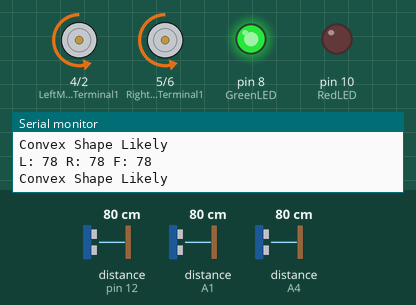
Bench run of a sketch on a simulated Arduino Uno, built with avr-gcc and run on an emulated ATmega328P. Parts: motor-driver pin pairs drawn as motors (green arrow = first pin HIGH = forward, orange = second pin HIGH = backward, longer = more drive, scaled by the enable pin), output pins drawn as LEDs (lit = HIGH), the last lines printed to the serial monitor. Wiring (inferred from the names in the program): 3 × ultrasonic range finder: trigger pin 11, echo pin 12 / trigger A3, echo A1 / trigger A5, echo A4. Inputs (shaded band) come from the test bench; at power-on: distance to the obstacle (sensors on A4, pin 12, A1) 80 cm. The echo pulse lasts 58.3 µs per cm; pins used as bus, display or sensor lines are not drawn.

Above: at 1.8 s.
1.9 s: distance to the obstacle (sensor on A4) set to 2 cm
At 4.0 s:
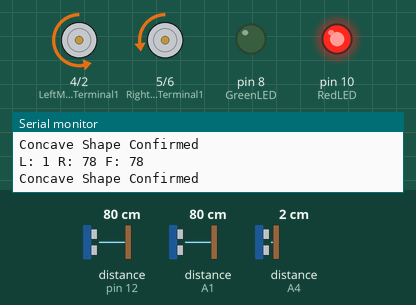
4.3 s: distance to the obstacle (sensor on A4) set to 60 cm
At 5.7 s:
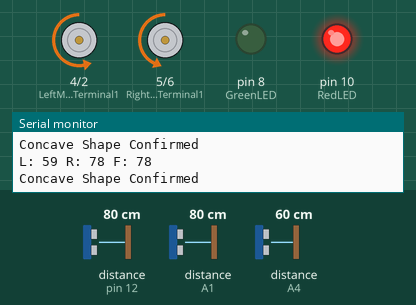
6.0 s: distance to the obstacle (sensor on A4) set to 120 cm
At 6.6 s:
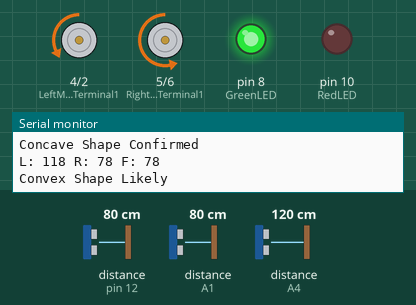
7.7 s: distance to the obstacle (sensor on A4) set to 250 cm
At 9.1 s:
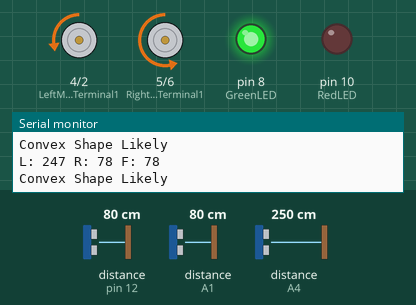
9.6 s: distance to the obstacle (sensor on A4) set to 47 cm
At 10.6 s:
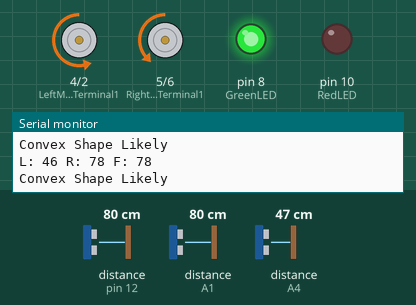
Timing chart, 0 to 12.6 s (numbered marks = the images above; inputs shaded):
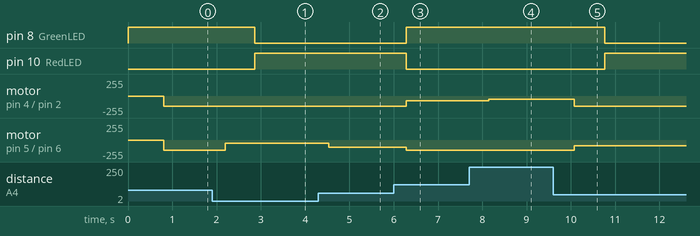

Measured:
- after the input at 1.9 s, pin 8 (GreenLED): HIGH → LOW after 0.96 s; pin 10 (RedLED): LOW → HIGH after 0.96 s; motor on pin 5 (RightMotor_Terminal1) / pin 6 (RightMotor_Terminal2): backward 150/255 → backward 50/255 after 0.30 s
- after the input at 4.3 s, motor on pin 5 (RightMotor_Terminal1) / pin 6 (RightMotor_Terminal2): backward 50/255 → backward 112/255 after 0.23 s
- after the input at 6.0 s, pin 8 (GreenLED): LOW → HIGH after 0.29 s; pin 10 (RedLED): HIGH → LOW after 0.29 s; motor on pin 4 (LeftMotor_Terminal1) / pin 2 (LeftMotor_Terminal2): backward 150/255 → backward 70/255 after 0.29 s; motor on pin 5 (RightMotor_Terminal1) / pin 6 (RightMotor_Terminal2): backward 112/255 → backward 150/255 after 0.29 s
- after the input at 7.7 s, motor on pin 4 (LeftMotor_Terminal1) / pin 2 (LeftMotor_Terminal2): backward 70/255 → backward 50/255 after 0.45 s
- after the input at 9.6 s, pin 8 (GreenLED): HIGH → LOW after 1.2 s; pin 10 (RedLED): LOW → HIGH after 1.2 s; motor on pin 4 (LeftMotor_Terminal1) / pin 2 (LeftMotor_Terminal2): backward 50/255 → backward 150/255 after 0.48 s; motor on pin 5 (RightMotor_Terminal1) / pin 6 (RightMotor_Terminal2): backward 150/255 → backward 86/255 after 0.48 s

The sketch:

fdp_code.ino
```cpp
// --- Pin Configuration ---
int LeftSensor_Trig = A5;
int LeftSensor_Echo = A4;
int RightSensor_Trig = 11;
int RightSensor_Echo = 12;
int FrontSensor_Trig = A3;
int FrontSensor_Echo = A1;
int RedLED = 10;
int GreenLED = 8;

int Enable1Left = 3;
int Enable2Right = 9;
int LeftMotor_Terminal2 = 2;
int LeftMotor_Terminal1 = 4;
int RightMotor_Terminal2 = 6;
int RightMotor_Terminal1 = 5;

// --- Variables ---
int initialSideDistance = 0;
bool concaveDetected = false;
String ShapeLocation = "";
int FrontDistanceInitially;
float Kp = 3.0, Ki = 0, Kd = 1.2;
float errorSum = 0;
float previousError = 0;
float integralMax = 50; // Anti-windup limit
int shapeConfirmCounter = 0;
const int confirmThreshold = 3;
const int filterSamples = 5;
const int baseSpeed = 150;
const int turnSpeedBase = 150;   // Base speed for turning
const int turnSpeedDiffMax = 100;    // Max speed difference for sharp turns
int sideThreshold = 5; // Threshold for significant change to avoid noise

void setup() {
  Serial.begin(9600);

  // Set pin modes
  pinMode(LeftSensor_Trig, OUTPUT); pinMode(LeftSensor_Echo, INPUT);
  pinMode(RightSensor_Trig, OUTPUT); pinMode(RightSensor_Echo, INPUT);
  pinMode(FrontSensor_Trig, OUTPUT); pinMode(FrontSensor_Echo, INPUT);
  pinMode(Enable1Left, OUTPUT); pinMode(Enable2Right, OUTPUT);
  pinMode(LeftMotor_Terminal1, OUTPUT); pinMode(LeftMotor_Terminal2, OUTPUT);
  pinMode(RightMotor_Terminal1, OUTPUT); pinMode(RightMotor_Terminal2, OUTPUT);
  pinMode(RedLED, OUTPUT); pinMode(GreenLED, OUTPUT);

  digitalWrite(Enable1Left, HIGH);
  digitalWrite(Enable2Right, HIGH);
  digitalWrite(GreenLED, HIGH);
  stopMotors();
  delay(500);

  FrontDistanceInitially = getFilteredDistance(FrontSensor_Trig, FrontSensor_Echo);
  int LeftDistanceInitially = getFilteredDistance(LeftSensor_Trig, LeftSensor_Echo);
  int RightDistanceInitially = getFilteredDistance(RightSensor_Trig, RightSensor_Echo);

  if (RightDistanceInitially < LeftDistanceInitially) {
    initialSideDistance = RightDistanceInitially;
    Serial.println("Shape is in Right Side");
    ShapeLocation = "Right";
  } else {
    initialSideDistance = LeftDistanceInitially;
    Serial.println("Shape is in Left Side");
    ShapeLocation = "Left";
  }
}

void loop() {
  int LeftDistance = getFilteredDistance(LeftSensor_Trig, LeftSensor_Echo);
  int RightDistance = getFilteredDistance(RightSensor_Trig, RightSensor_Echo);
  int FrontDistance = getFilteredDistance(FrontSensor_Trig, FrontSensor_Echo);

  Serial.print("L: "); Serial.print(LeftDistance);
  Serial.print(" R: "); Serial.print(RightDistance);
  Serial.print(" F: "); Serial.println(FrontDistance);

  float error = 0;
  if (ShapeLocation == "Left") {
    error = initialSideDistance - LeftDistance;
  } else {
    error = RightDistance - initialSideDistance;
  }

  bool significantSideChange = abs(error) > sideThreshold;
  bool frontObstacleClose = FrontDistance < FrontDistanceInitially - sideThreshold;

  if (ShapeLocation == "Left") {
    if (significantSideChange && LeftDistance > initialSideDistance + sideThreshold) {
      concaveDetected = false;
      shapeConfirmCounter = 0;
      smoothTurnLeft(abs(LeftDistance - initialSideDistance));
    }
    else if (significantSideChange && LeftDistance < initialSideDistance - sideThreshold) {
      concaveDetected = true;
      shapeConfirmCounter++;
      smoothTurnRight(abs(LeftDistance - initialSideDistance));
    }
    else if (frontObstacleClose) {
      concaveDetected = true;
      shapeConfirmCounter++;
      stopMotors();
      digitalWrite(GreenLED, LOW);
      digitalWrite(RedLED, HIGH);
      smoothTurnRight(turnSpeedDiffMax);
      while (true) {
        stopMotors();
      }

    }
    else {
      concaveDetected = false;
      shapeConfirmCounter = 0;
      float correction = pidCorrection(error);
      moveForwardPID(correction);
    }
  }
  else if (ShapeLocation == "Right") {
    if (significantSideChange && RightDistance > initialSideDistance + sideThreshold) {
      concaveDetected = false;
      shapeConfirmCounter = 0;
      smoothTurnRight(abs(RightDistance - initialSideDistance));
    }
    else if (significantSideChange && RightDistance < initialSideDistance - sideThreshold) {
      concaveDetected = true;
      shapeConfirmCounter++;
      smoothTurnLeft(abs(RightDistance - initialSideDistance));
    }
    else if (frontObstacleClose) {
      concaveDetected = true;
      stopMotors();
      digitalWrite(GreenLED, LOW);
      digitalWrite(RedLED, HIGH);

      shapeConfirmCounter++;
      smoothTurnLeft(turnSpeedDiffMax);
      while (true) {
        stopMotors();
      }
    }
    else {
      concaveDetected = false;
      shapeConfirmCounter = 0;
      float correction = pidCorrection(error);
      moveForwardPID(correction);
    }
  }

  if (concaveDetected && shapeConfirmCounter >= confirmThreshold) {
    Serial.println("Concave Shape Confirmed");
    digitalWrite(GreenLED, LOW);
    digitalWrite(RedLED, HIGH);
  } else {
    Serial.println("Convex Shape Likely");
    digitalWrite(GreenLED, HIGH);
    digitalWrite(RedLED, LOW);
  }

  delay(200);
}

// --- PID calculation helper ---
float pidCorrection(float error) {
  errorSum += error;
  errorSum = constrain(errorSum, -integralMax, integralMax);
  float dError = error - previousError;
  float correction = Kp * error + Ki * errorSum + Kd * dError;
  previousError = error;
  return correction;
}

// --- Filtered Sensor Reading (Median Filter) ---
int getFilteredDistance(int trigPin, int echoPin) {
  int readings[filterSamples];
  for (int i = 0; i < filterSamples; i++) {
    readings[i] = getDistance(trigPin, echoPin);
    delay(5);
  }
  for (int i = 0; i < filterSamples - 1; i++) {
    for (int j = 0; j < filterSamples - i - 1; j++) {
      if (readings[j] > readings[j + 1]) {
        int temp = readings[j]; readings[j] = readings[j + 1]; readings[j + 1] = temp;
      }
    }
  }
  return readings[filterSamples / 2];
}

int getDistance(int trigPin, int echoPin) {
  digitalWrite(trigPin, LOW);
  delayMicroseconds(2);
  digitalWrite(trigPin, HIGH);
  delayMicroseconds(10);
  digitalWrite(trigPin, LOW);
  long duration = pulseIn(echoPin, HIGH, 30000);
  if (duration == 0) return 400;
  return duration * 0.034 / 2;
}

// --- Movement Functions ---
void moveForwardPID(float correction) {
  int leftSpeed = baseSpeed - correction;
  int rightSpeed = baseSpeed + correction;
  leftSpeed = constrain(leftSpeed, 100, 255);
  rightSpeed = constrain(rightSpeed, 100, 255);

  analogWrite(Enable1Left, leftSpeed);
  analogWrite(Enable2Right, rightSpeed);

  digitalWrite(LeftMotor_Terminal1, LOW);
  digitalWrite(LeftMotor_Terminal2, HIGH);
  digitalWrite(RightMotor_Terminal1, LOW);
  digitalWrite(RightMotor_Terminal2, HIGH);
}

void smoothTurnLeft(float distanceChange) {
  int speedDiff = map(constrain((int)distanceChange, 0, 50), 0, 50, 0, turnSpeedDiffMax);
  int leftMotorSpeed = turnSpeedBase - speedDiff;
  int rightMotorSpeed = turnSpeedBase;

  leftMotorSpeed = constrain(leftMotorSpeed, 0, 255);

  analogWrite(Enable1Left, leftMotorSpeed);
  analogWrite(Enable2Right, rightMotorSpeed);

  digitalWrite(LeftMotor_Terminal1, LOW);
  digitalWrite(LeftMotor_Terminal2, HIGH);
  digitalWrite(RightMotor_Terminal1, LOW);
  digitalWrite(RightMotor_Terminal2, HIGH);
}

void smoothTurnRight(float distanceChange) {
  int speedDiff = map(constrain((int)distanceChange, 0, 50), 0, 50, 0, turnSpeedDiffMax);
  int rightMotorSpeed = turnSpeedBase - speedDiff;
  int leftMotorSpeed = turnSpeedBase;

  rightMotorSpeed = constrain(rightMotorSpeed, 0, 255);

  analogWrite(Enable1Left, leftMotorSpeed);
  analogWrite(Enable2Right, rightMotorSpeed);

  digitalWrite(LeftMotor_Terminal1, LOW);
  digitalWrite(LeftMotor_Terminal2, HIGH);
  digitalWrite(RightMotor_Terminal1, LOW);
  digitalWrite(RightMotor_Terminal2, HIGH);
}

void stopMotors() {
  digitalWrite(LeftMotor_Terminal1, LOW);
  digitalWrite(LeftMotor_Terminal2, LOW);
  digitalWrite(RightMotor_Terminal1, LOW);
  digitalWrite(RightMotor_Terminal2, LOW);
}
```
